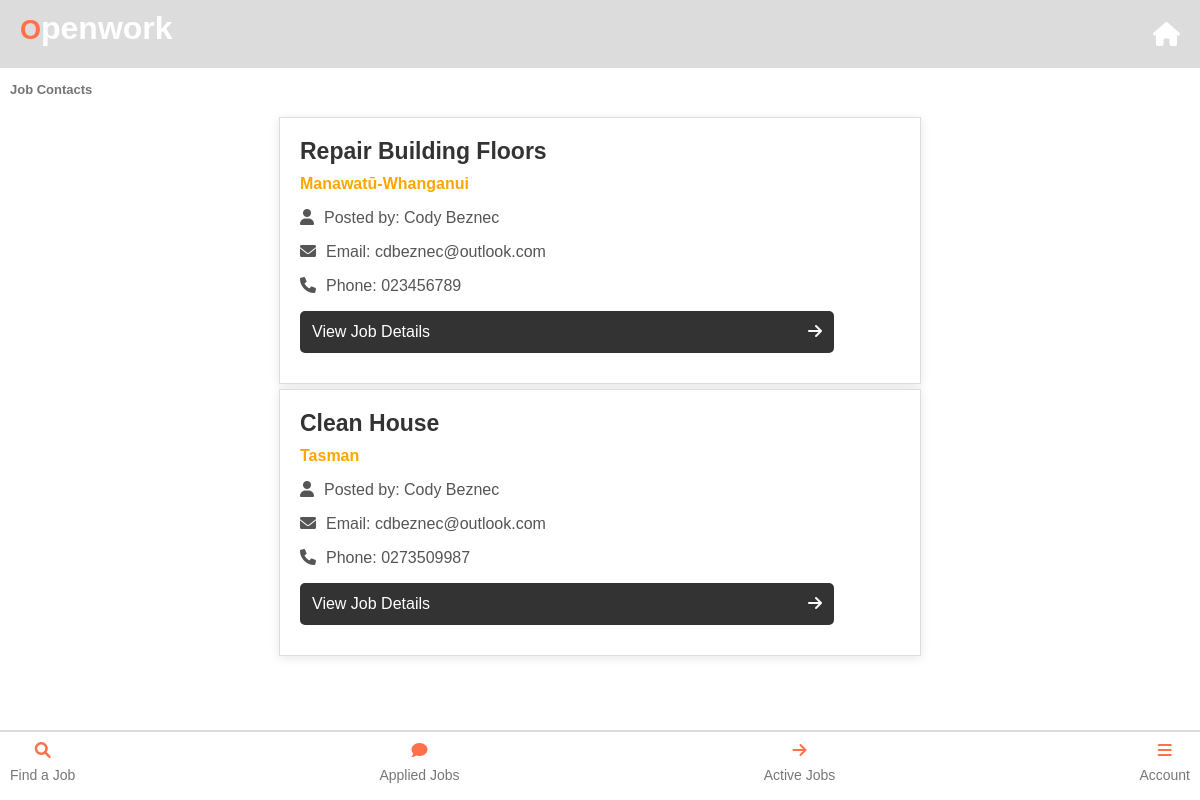
The page /applied_jobs (signed in) on the database its author committed.
### app.py (models this page shows)
class Job(db.Model):
    id = db.Column(db.Integer, primary_key=True)
    job_name = db.Column(db.String(100), nullable=False)
    job_category = db.Column(db.String(100), nullable=False)
    location = db.Column(db.String(100), nullable=True)  # Add location column here
    city = db.Column(db.String(100), nullable=False)
    suburb = db.Column(db.String(100), nullable=False)
    contact_number = db.Column(db.String(20), nullable = False)
    tasks = db.Column(db.String(250), nullable=False)
    image_paths = db.Column(db.String(255))
    additional_details = db.Column(db.String(250))
    date_created = db.Column(db.DateTime, default=datetime.utcnow)
    status = db.Column(db.String(20), default='open')  # 'open', 'applied', 'closed', etc.
    applicants = db.relationship('JobApplication', backref='job', lazy=True)
    accepted_user_id = db.Column(db.Integer, nullable=True)
    business_profile_id = db.Column(db.Integer, db.ForeignKey('business_profile.id'), nullable=False)
    payment_required = db.Column(db.Boolean, default=False)
    user_id = db.Column(db.Integer, db.ForeignKey('user.id'))  # Foreign key to User
    user = db.relationship('User', backref=db.backref('jobs', lazy=True))  # Relationship to User

class JobApplication(db.Model):
    id = db.Column(db.Integer, primary_key=True)
    job_id = db.Column(db.Integer, db.ForeignKey('job.id'), nullable=False)
    status = db.Column(db.String(20), default='pending')  # 'pending', 'accepted', 'rejected', etc.
    timestamp = db.Column(db.DateTime, default=datetime.utcnow)
    user_id = db.Column(db.Integer, db.ForeignKey('user.id'), nullable=False)
    user = db.relationship('User', backref='user_profile_image', lazy=True)

class User(UserMixin, db.Model):
    id = db.Column(db.Integer, primary_key=True)
    user_type = db.Column(db.String(20), nullable=False, default='labourer')
    location = db.Column(db.String(100), nullable=False)
    email = db.Column(db.String(100), unique=True, nullable=False)
    password = db.Column(db.String(100), nullable=False)
    first_name = db.Column(db.String(50), nullable=True)  # Initially nullable
    last_name = db.Column(db.String(50), nullable=True)   # Initially nullable
    jobs_completed = db.Column(db.Integer, default=0)
    business_profile = db.relationship('BusinessProfile', backref='user', uselist=False)
    profile_image = db.relationship('UserProfileImage', backref='user', uselist=False)
    labourer_profile = db.relationship('LabourerProfile', backref='user', uselist=False)
    company_details = db.relationship('CompanyDetails', uselist=False)

### app.py (the view)
@app.route('/applied_jobs')
@login_required
def applied_jobs():
    applied_jobs = (
        Job.query
        .join(Job.applicants)
        .filter(and_(JobApplication.user_id == current_user.id, JobApplication.status != 'accepted'))
        .all()
    )
    return render_template('applied_jobs.html', applied_jobs=applied_jobs, applicant=current_user)

### app.py (called while the page is built)
@login_manager.user_loader
def load_user(user_id):
    return User.query.get(int(user_id))  # Load a user by ID

### templates/applied_jobs.html (shortened to what this page needs)
<!DOCTYPE html>
<html lang="en">
  <head>
    <link
      rel="stylesheet"
      href="https://cdnjs.cloudflare.com/ajax/libs/font-awesome/6.0.0-beta3/css/all.min.css"
    />
    <link
      rel="stylesheet"
      href="{{ url_for('static', filename='labourer_home.css') }}"
    />
  </head>
  <body>
    {% extends 'base_labour.html' %} {% block title %}Business{% endblock %} {%
    block content %}
    <div class="info-container">
      <h1>Job Contacts</h1>
    </div>
    {% for job in applied_jobs | reverse %}
    <div class="job-listing" id="job_{{ job.id }}">
      <h1>{{ job.job_name }}</h1>
      <p class="job-location">
        <strong style="color: orange">{{ job.location }}</strong>
      </p>
      {% for application in job.applicants %} {% if application.user_id ==
      current_user.id %} {% if application.status == 'paid' %}
      <p>
        <i class="fas fa-user icon"></i>Posted by: {{ job.user.first_name }} {{
        job.user.last_name }}
      </p>
      <p><i class="fas fa-envelope icon"></i>Email: {{ job.user.email }}</p>
      <p><i class="fas fa-phone icon"></i>Phone: {{ job.contact_number }}</p>
      {% endif %} {% endif %} {% endfor %}
      {% if current_user.is_authenticated and current_user.id in
      job.applicants|map(attribute='user_id') %}
      <a
        href="{{ url_for('display_jobs', job_id=job.id) }}"
        class="view-job-link"
      >
        View Job Details
        <i class="fas fa-arrow-right"></i>
      </a>
      {% endif %}
    </div>
    {% endfor %} {% endblock %}

### static/labourer_home.css (style rules this page uses)
.info-container { background-color: #fff; margin-bottom: 20px; margin-left: 10px; }
.info-container h1 { color: #585858d3; font-size: small; }

### templates/applied_jobs.html (style rules this page uses)
body { font-family: Arial, sans-serif; background-color: #ffffff; margin: 0; padding: 0; }
.job-listing:last-of-type { margin-bottom: 80px; }
.job-listing { background-color: #fff; border: 1px solid #ddd; padding: 20px; margin: 5px auto; max-width: 600px; box-shadow: 0 2px 10px rgba(0, 0, 0, 0.1); position: relative; transition: all 0.3s ease; text-decoration: none; color: inherit; }
.job-listing h1 { color: #333; font-size: 23px; margin: 0; }
.job-listing p { color: #555; font-size: 1rem; margin-top: 10px; }
.job-listing .icon { margin-right: 10px; }
.view-job-link { background-color: #333; color: white; border: none; padding: 12px; cursor: pointer; border-radius: 5px; display: inline-flex; justify-content: space-between; width: 85%; margin-bottom: 10px; text-decoration: none; text-align: center; font-family: Arial, Helvetica, sans-serif; }
.view-job-link i { margin-left: 10px; }
.info-container { margin-top: 10px; }

### templates/base_labour.html (style rules this page uses)
h1 { color: #ff7148; font-family: "Arial", sans-serif; margin-bottom: 10px; }
h1 { font-size: 24px; margin: 0; padding: 0; border-top-right-radius: ; }

### rows shown on the page
Job: job_name "Repair Building Floors", location "Manawatū-Whanganui", contact_number "023456789"
User: user.first_name "Cody", user.last_name "Beznec", user.email "cdbeznec@outlook.com"
Job: job_name "Clean House", location "Tasman", contact_number "0273509987"
